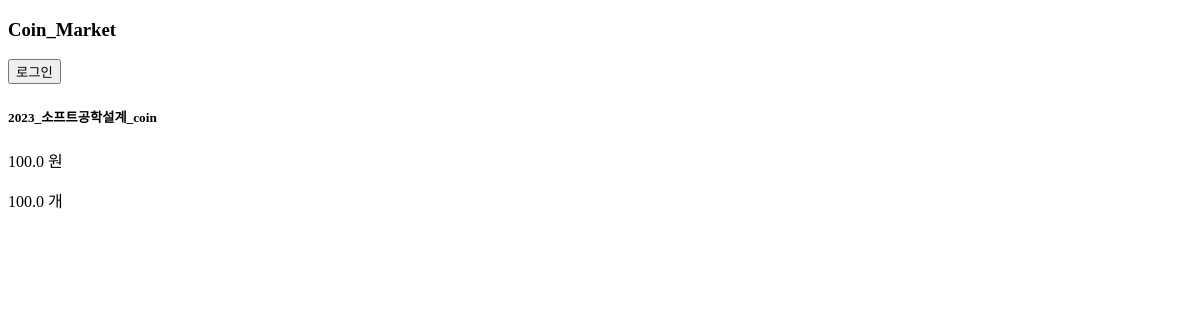
Before: / with the older database file.
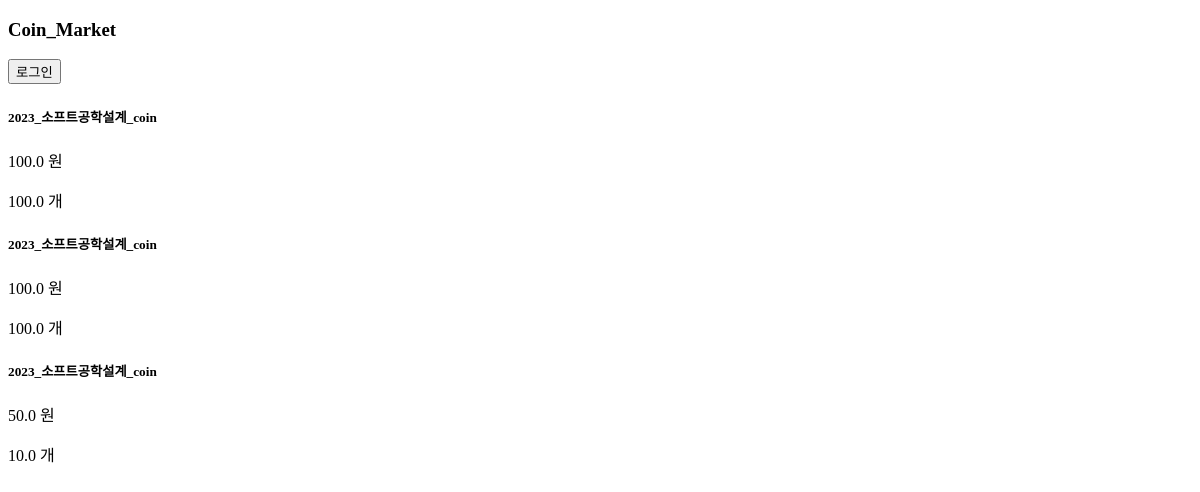
After: the same page with the newer database file.
### server.py (models this page shows, shortened)
class Market_Class(db.Model):
    id = db.Column(db.Integer, primary_key=True, unique=True, autoincrement=True)
    m_name = db.Column(db.String(50))
    m_price = db.Column(db.Float)
    m_coin = db.Column(db.Float)

### server.py (the view)
@app.route("/", methods=["GET", "POST"])
def main():
    if request.method == "POST":
        return redirect(url_for("search", word=request.form["search"]))
    else:
        if "username" in session:
            username = session["username"]
            product_query = Market_Class.query.all()
            user_query = User_Class.query.all()
            return render_template(
                "main2.html",
                username=username,
                product_query=product_query,
                user_query=user_query,
            )
        else:
            product_query = Market_Class.query.all()
            return render_template("main.html", product_query=product_query)

### templates/main.html (shortened to what this page needs)
<!DOCTYPE html>
<html lang="en">
  <head>
  </head>
  <body>
    <div class="m-5">
      <h3 class="text-center" onclick="location.href='/'">Coin_Market</h3>
    </div>
    <div class="d-block">
      <button
        type="button"
        class="btn btn-light float-right"
        onclick="location.href='/login'"
      >
        로그인
      </button>
      <div class="row mt-4">
        {% for st in product_query %}
        <div class="card col-6 border-0">
          <div class="card-body">
            <h5 class="card-title">{{ st.m_name }}</h5>
            <p class="card-text">{{ st.m_price }} 원</p>
            <p class="card-text">{{ st.m_coin }} 개</p>
          </div>
        </div>
        {% endfor %}
      </div>
    </div>
  </body>
</html>

Changed rows visible on the page:
added Market_Class: m_name "2023_소프트공학설계_coin", m_price "100.0", m_coin "100.0"
added Market_Class: m_name "2023_소프트공학설계_coin", m_price "50.0", m_coin "10.0"
